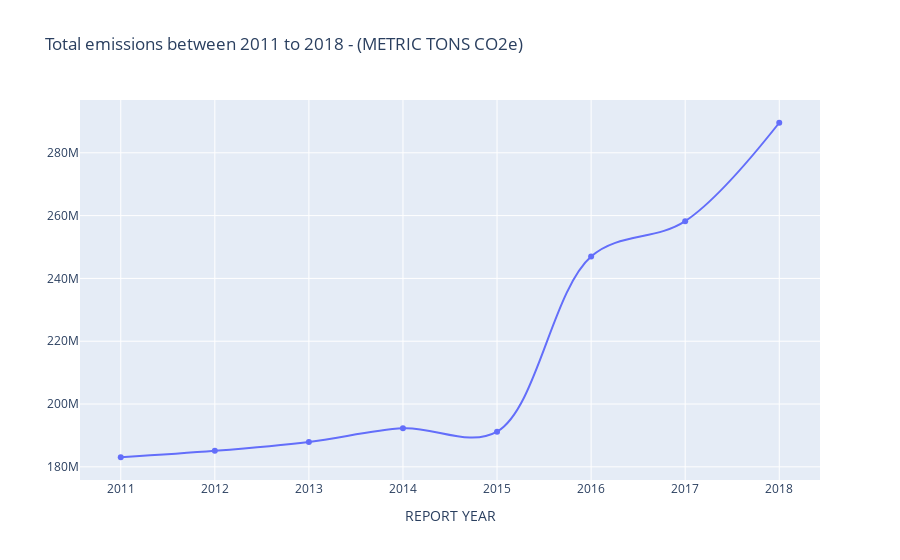

Notebook cell for this chart:
### Markdown cell above
### Fig 1: Trend line of total GHG emissions from US Oil and Gas Companies between 2011 and 2018.

### Code cell
df_fig1=df_aggByYearComp[['REPORTING_YEAR','GHG_CONTRIBUTION']].groupby('REPORTING_YEAR').sum()\
.reset_index().sort_values('REPORTING_YEAR')

x=df_fig1.REPORTING_YEAR

layout=go.Layout(title='Total emissions between 2011 to 2018 - (METRIC TONS CO2e)',
                xaxis=dict(title='REPORT YEAR')
                )
trace1 =  go.Scatter(x=x,
                     y=df_fig1.GHG_CONTRIBUTION,
                     mode = 'lines+markers',
                     name='Total Emission'
                     ,line = dict(shape='spline')
                    )
fig = go.Figure(data=[trace1], layout=layout)
py.offline.iplot(fig)

### Figure 1 — Plotly figure (JSON) as saved in the notebook; plotly's stock layout.template omitted (floating-point values rounded to 4 significant figures)
{"data": [{"line": {"shape": "spline"}, "mode": "lines+markers", "name": "Total Emission", "type": "scatter", "x": [2011, 2012, 2013, 2014, 2015, 2016, 2017, 2018], "y": [183100000.0, 185100000.0, 187900000.0, 192300000.0, 191200000.0, 247000000.0, 258200000.0, 289600000.0]}], "layout": {"title": {"text": "Total emissions between 2011 to 2018 - (METRIC TONS CO2e)"}, "xaxis": {"title": {"text": "REPORT YEAR"}}}}
